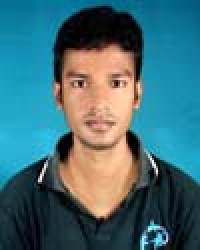
%> input picture CSE_LAB_4TH/401/exam_prep/5.histogram calculation and equalization/1.jpg, 100 x 125 px (shown 2 times larger)
$ octave Simple_Normalized_Histogram_Calculation.m   (GNU Octave 9; MATLAB toolbox functions it lacks are replaced by stand-ins)
%> lines starting %> are read from the running program, lines starting %| are printed output that depends on the picture
%Simple histogram calculation
clc;
clear all;
close all;

img=imread('1.jpg');
%> img is the input picture: size 125x100x3 uint8; mean R, G, B 66.1, 108.2, 116.2
img=rgb2gray(img);
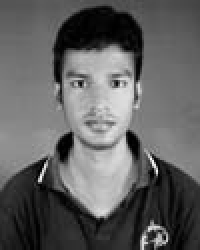
%> img: size 125x100 uint8 (shown 2 times larger); min 0, max 253, mean 96.5

[r c]=size(img);
%> r = 125; c = 100
count=zeros(1,256);

for i=0:255
    numbers=find(i==img(:));
    count(i+1)=length(numbers)/(r*c);
end
%> this loop made 256 passes
%> numbers on pass 60: [967; 3344; 3415; 4474; 4568; 7776; 8409; 8696]
%> after the loop, count = 256 values, max 0.0122 at index 132, min 0 at index 227, mean 0.00391

subplot(2,2,1);
imshow(img);
title('Input image');


subplot(2,2,2);
plot(count);
title('Ploted Normalized Histogram');

subplot(2,2,3:4);
stem(count);
title('Stem Normalized Histogram');
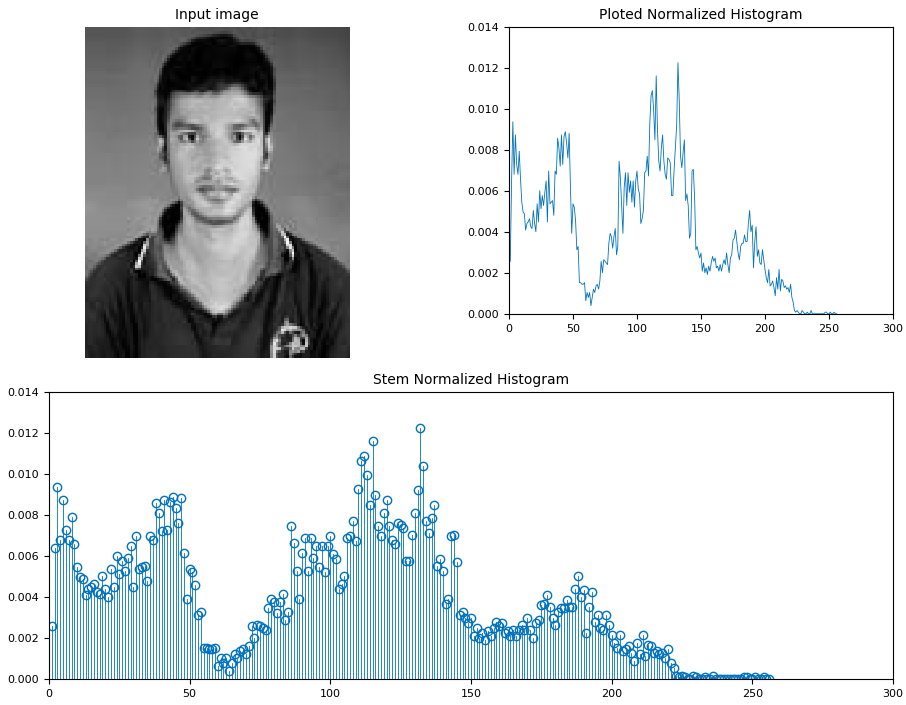
%> figure redrawn from the program's plot data, 3 panels

$ run again, with CSE_LAB_4TH/401/exam_prep/5.histogram calculation and equalization/ref.tif saved as CSE_LAB_4TH/401/exam_prep/5.histogram calculation and equalization/1.jpg
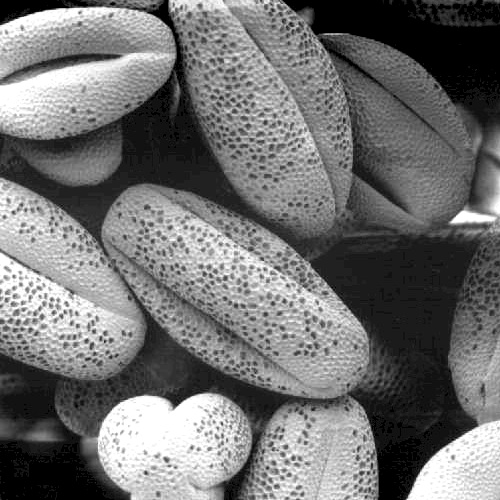
%> input picture CSE_LAB_4TH/401/exam_prep/5.histogram calculation and equalization/ref.tif, 500 x 500 px
%> img is the input picture: size 500x500 uint8; min 0, max 255, mean 113.2
%> after the loop `for i=0:255`: count = 256 values, max 0.0569 at index 1, min 0.000136 at index 7, mean 0.00391
%> `title('Stem Normalized Histogram');`:
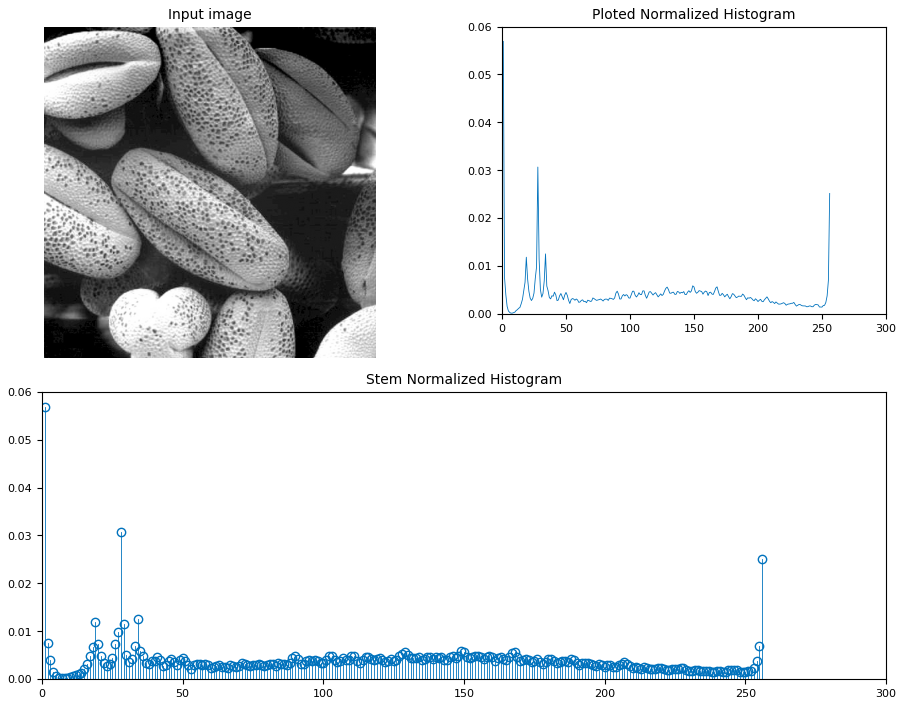
%> figure redrawn from the program's plot data, 3 panels
